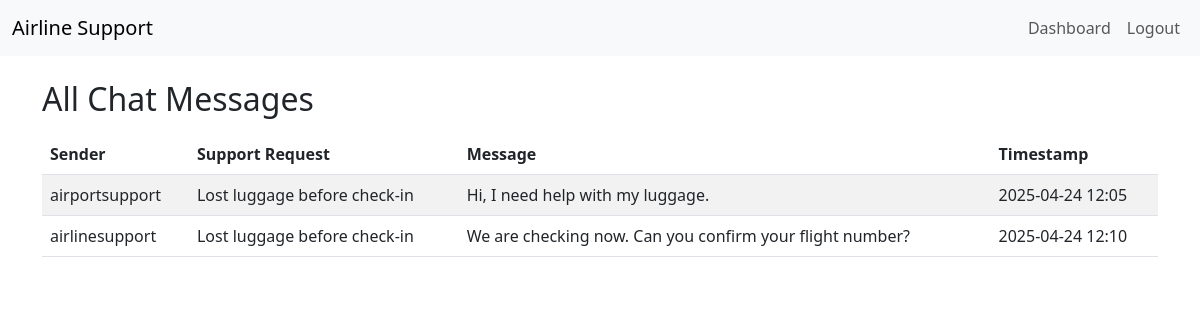
The page /chat-manager/ (signed in) on the database as committed earlier.
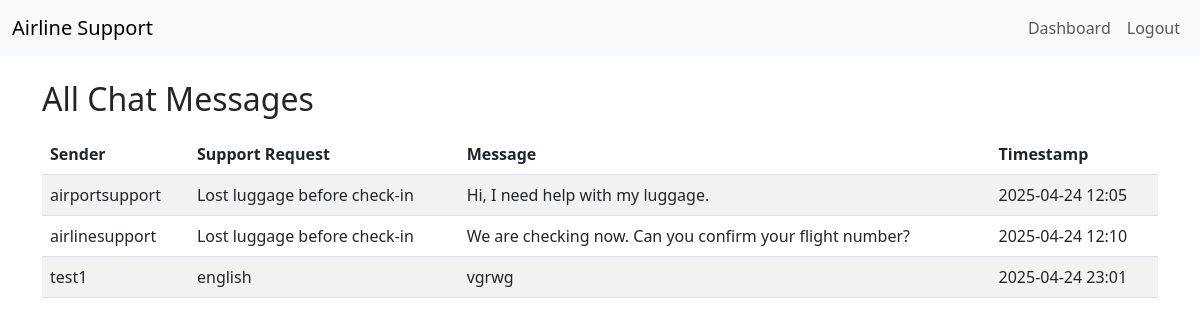
The same page on the database as committed later.
### AirlineCustomerSupport/models.py (models this page shows, shortened)
class Message(models.Model):
    support_request = models.ForeignKey(SupportRequest, on_delete=models.CASCADE)
    sender = models.ForeignKey(CustomUser, on_delete=models.CASCADE)
    content = models.TextField()
    timestamp = models.DateTimeField(auto_now_add=True)

class CustomUser(AbstractUser):
    ROLE_CHOICES = [
        ('customer', 'Customer'),
        ('support', 'Support Agent'),
        ('admin', 'System Admin'),
    ]
    role = models.CharField(max_length=10, choices=ROLE_CHOICES, default='customer')
    staff_id = models.CharField(max_length=6, blank=True, null=True)  # for agents only

class SupportRequest(models.Model):
    ISSUE_TYPES = [
        ('airport', 'Airport Issue'),
        ('airline', 'Airline Issue'),
        ('system', 'System Issue'),
        ('general', 'General/Other'),
    ]
    STATUS_TYPES = [
        ('open', 'Open'),
        ('in_progress', 'In Progress'),
        ('resolved', 'Resolved'),
        ('escalated', 'Escalated'),
    ]
    customer = models.ForeignKey(CustomUser, on_delete=models.CASCADE, related_name='support_requests')
    issue_type = models.CharField(max_length=10, choices=ISSUE_TYPES)
    subject = models.CharField(max_length=255)
    description = models.TextField()
    status = models.CharField(max_length=20, choices=STATUS_TYPES, default='open')
    created_at = models.DateTimeField(auto_now_add=True)
    request_code = models.CharField(max_length=8, unique=True, blank=True)

### AirlineCustomerSupport/views.py (the view)
# urls.py: path('chat-manager/', views.chat_manager, name='chat_manager'),
@login_required
@staff_member_required
def chat_manager(request):
    chats = Message.objects.all()
    return render(request, 'AirlineCustomerSupport/chat_manager.html', {'chats': chats})

### AirlineCustomerSupport/templates/AirlineCustomerSupport/chat_manager.html (shortened to what this page needs)
{% extends 'AirlineCustomerSupport/base.html' %}
{% block content %}
<h2>All Chat Messages</h2>
<table class="table table-striped mt-3">
    <thead>
        <tr>
            <th>Sender</th>
            <th>Support Request</th>
            <th>Message</th>
            <th>Timestamp</th>
        </tr>
    </thead>
    <tbody>
        {% for message in chats %}
        <tr>
            <td>{{ message.sender.username }}</td>
            <td>{{ message.support_request.subject }}</td>
            <td>{{ message.content }}</td>
            <td>{{ message.timestamp|date:"Y-m-d H:i" }}</td>
        </tr>
        {% endfor %}
    </tbody>
</table>
{% endblock %}

Rows that differ between the two databases and show on the page:
added Message: sender.username "test1", support_request.subject "english", content "vgrwg", timestamp "2025-04-24 23:01"
